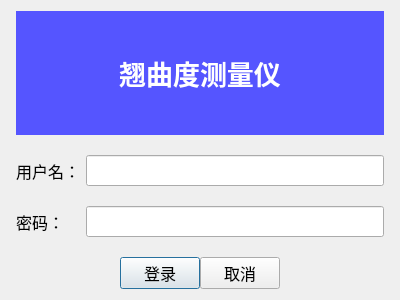
<?xml version="1.0" encoding="UTF-8"?>
<ui version="4.0">
 <class>DialogLogin</class>
 <widget class="QDialog" name="DialogLogin">
  <property name="geometry">
   <rect>
    <x>0</x>
    <y>0</y>
    <width>400</width>
    <height>300</height>
   </rect>
  </property>
  <property name="windowTitle">
   <string>登录</string>
  </property>
  <layout class="QGridLayout" name="gridLayout_2">
   <item row="0" column="0">
    <layout class="QGridLayout" name="gridLayout" rowstretch="3,1,1,3" columnstretch="1,5">
     <property name="leftMargin">
      <number>5</number>
     </property>
     <property name="rightMargin">
      <number>5</number>
     </property>
     <property name="verticalSpacing">
      <number>20</number>
     </property>
     <item row="1" column="1">
      <widget class="QLineEdit" name="lineEdit_username">
       <property name="font">
        <font>
         <family>微软雅黑</family>
         <pointsize>12</pointsize>
        </font>
       </property>
      </widget>
     </item>
     <item row="1" column="0">
      <widget class="QLabel" name="label_2">
       <property name="font">
        <font>
         <family>微软雅黑</family>
         <pointsize>12</pointsize>
        </font>
       </property>
       <property name="text">
        <string>用户名：</string>
       </property>
      </widget>
     </item>
     <item row="2" column="0">
      <widget class="QLabel" name="label_3">
       <property name="font">
        <font>
         <family>微软雅黑</family>
         <pointsize>12</pointsize>
        </font>
       </property>
       <property name="text">
        <string>密码：</string>
       </property>
      </widget>
     </item>
     <item row="2" column="1">
      <widget class="QLineEdit" name="lineEdit_password">
       <property name="font">
        <font>
         <family>微软雅黑</family>
         <pointsize>12</pointsize>
        </font>
       </property>
      </widget>
     </item>
     <item row="3" column="0" colspan="2">
      <layout class="QHBoxLayout" name="horizontalLayout">
       <item>
        <spacer name="horizontalSpacer">
         <property name="orientation">
          <enum>Qt::Horizontal</enum>
         </property>
         <property name="sizeHint" stdset="0">
          <size>
           <width>40</width>
           <height>20</height>
          </size>
         </property>
        </spacer>
       </item>
       <item>
        <widget class="QPushButton" name="pushButton_login">
         <property name="font">
          <font>
           <family>微软雅黑</family>
           <pointsize>12</pointsize>
          </font>
         </property>
         <property name="text">
          <string>登录</string>
         </property>
        </widget>
       </item>
       <item>
        <widget class="QPushButton" name="pushButton_cancel">
         <property name="font">
          <font>
           <family>微软雅黑</family>
           <pointsize>12</pointsize>
          </font>
         </property>
         <property name="text">
          <string>取消</string>
         </property>
        </widget>
       </item>
       <item>
        <spacer name="horizontalSpacer_2">
         <property name="orientation">
          <enum>Qt::Horizontal</enum>
         </property>
         <property name="sizeHint" stdset="0">
          <size>
           <width>40</width>
           <height>20</height>
          </size>
         </property>
        </spacer>
       </item>
      </layout>
     </item>
     <item row="0" column="0" colspan="2">
      <widget class="QLabel" name="label">
       <property name="font">
        <font>
         <family>微软雅黑</family>
         <pointsize>20</pointsize>
         <bold>true</bold>
        </font>
       </property>
       <property name="styleSheet">
        <string notr="true">color: rgb(255, 255, 255);
background-color: rgb(85, 85, 255);</string>
       </property>
       <property name="text">
        <string>翘曲度测量仪</string>
       </property>
       <property name="alignment">
        <set>Qt::AlignCenter</set>
       </property>
      </widget>
     </item>
    </layout>
   </item>
  </layout>
 </widget>
 <resources/>
 <connections/>
</ui>
